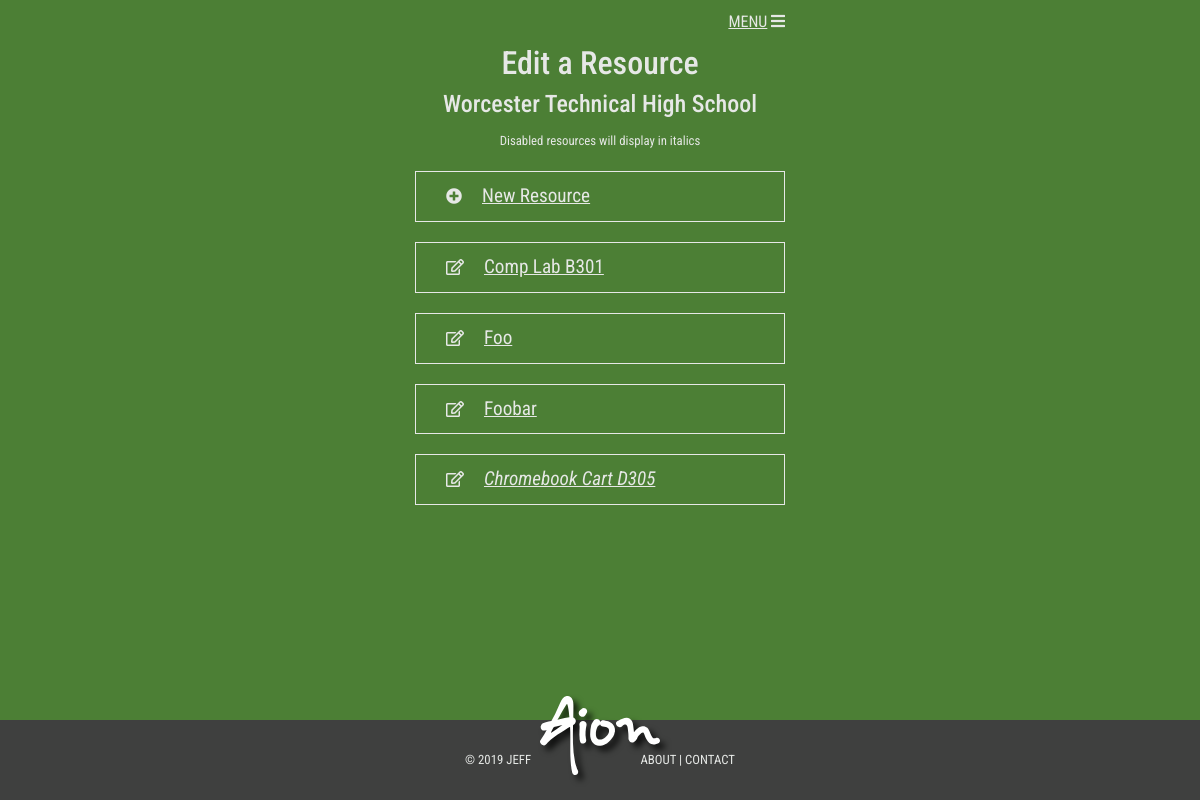
The page /edit-resources/ (signed in) on the database its author committed.
### reservations/models.py (models this page shows, shortened)
class Profile(models.Model):
    user = models.OneToOneField(User, unique=True, null=False, db_index=True, on_delete=models.CASCADE)
    location = models.ForeignKey(School, on_delete = models.SET_NULL, null=True, blank=True)
    organzation = models.ForeignKey(Organization, on_delete=models.SET_NULL, null=True)
    school_admin = models.BooleanField(default=False)
    email_confirmed = models.BooleanField(default=False)

class School(models.Model):
    name = models.CharField(max_length = 200, null=False)
    organzation = models.ForeignKey(Organization, on_delete=models.SET_NULL, null=True)
    def __str__(self):
        return self.name

class Resource(models.Model):
    name = models.CharField(max_length = 200, null=False, verbose_name="Resource Name")
    description = models.TextField(max_length=500, blank=True, null=True)
    school = models.ForeignKey(School, on_delete = models.SET_NULL, null=True)
    enabled = models.BooleanField(default=True)
    deleted = models.BooleanField(default=False)
    deleted_on = models.DateField(null=True, blank=True)

### reservations/views.py (the view)
# urls.py: path('edit-resources/', views.edit_resources, name='edit_resources'),
@login_required
@user_passes_test(is_school_admin)
def edit_resources(request):
    user_school = request.user.profile.location
    resources = Resource.objects.filter(school=user_school).filter(deleted=False)
    context = {
        'resources':resources,
    }
    return render(request, 'reservations/building_admin/edit_resources.html', context)

### reservations/views.py (called while the page is built)
def is_school_admin(user):
    return user.profile.school_admin

### reservations/templates/reservations/building_admin/edit_resources.html
{% extends 'base.html' %}
{% block content %}
    <h2>Edit a Resource</h2>
    <h3>{{ request.user.profile.location }}</h3>
    <small class="helper-text">Disabled resources will display in italics</small>
    <a href="{% url 'new_resource' %}" class="app-links" tabindex="1">New Resource<span class="no-underline"><i class="fas fa-plus-circle"></i></span></a>
    {% if resources %}
        {% for resource in resources %}
            {% if resource.enabled %}
                <a href="{% url 'edit_resource' resource.id %}" class="app-links">{{ resource.name }}<span class="no-underline"><i class="far fa-edit"></i></span></a>
            {% else %}
                <a href="{% url 'edit_resource' resource.id %}" class="app-links"><em>{{ resource.name }}</em><span class="no-underline"><i class="far fa-edit"></i></span></a>
            {% endif %}
        {% endfor %}
    {% else %}
        <p>There are no resources to edit.</p>
        <p>Create resources for your building using the link above.</p>
    {% endif %}
{% endblock %}

### reservations/static/aion/style.css (style rules this page uses)
html { position: relative; min-height: 100%; }
body { margin-bottom: 80px; }
body { background-color:#4c7f35; }
h1, h2, h3, h4, h5, h6, p, a, small, button, btn, div, legend { color: #E6E8E6; font-family: "Roboto Condensed", sans-serif; }
h3, legend { font-size:1.5rem; }

### reservations/static/reservations/app-style.css (style rules this page uses)
h2 { font-size: 2rem; color: #E6E8E6; }
.helper-text { color: #E6E8E6; padding:5px; }
i { font-style: normal; }
.app-links { display: block; color: #E6E8E6; border:#E6E8E6 solid 1px; text-align: left; text-decoration: underline; text-transform: capitalize; font-size: 1.2rem; padding: 10px 20px; margin: 20px auto; }
.app-links>span { float:left; margin-right: 20px; }
.no-underline { text-decoration:none; display: inline-block; }
.app-links i { margin-left: 10px; font-size: 1rem; }
a { color: #E6E8E6; text-decoration: underline; }

### rows shown on the page
Resource: name "Comp Lab B301"
Resource: name "Foo"
Resource: name "Foobar"
Resource: name "Chromebook Cart D305"

### other values the page prints
{{ request.user.profile.location }} "Worcester Technical High School"
